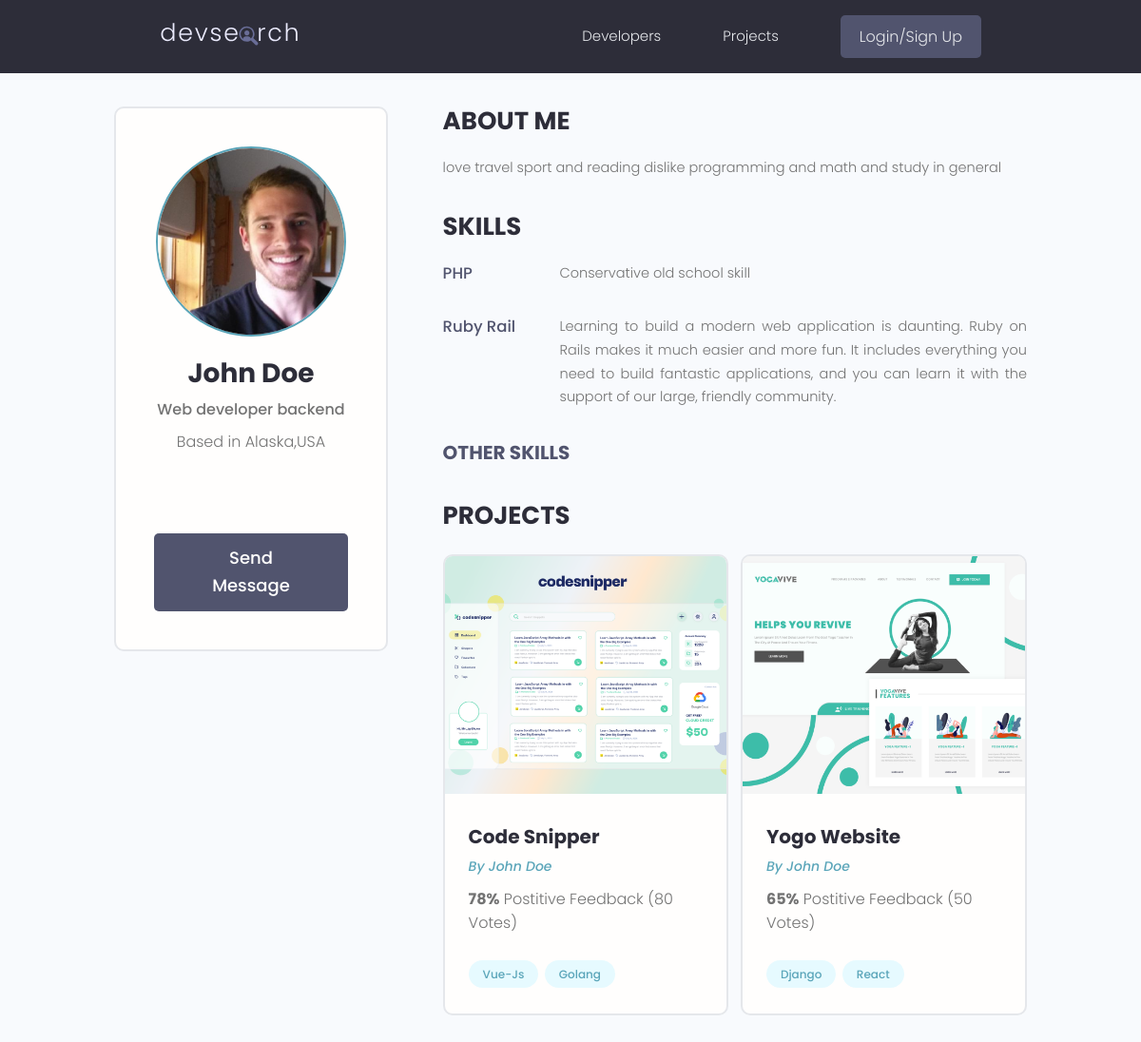
/profile/39d98c04-aed3-4bad-810e-ebad927642f7, run on an earlier commit of the app's database.
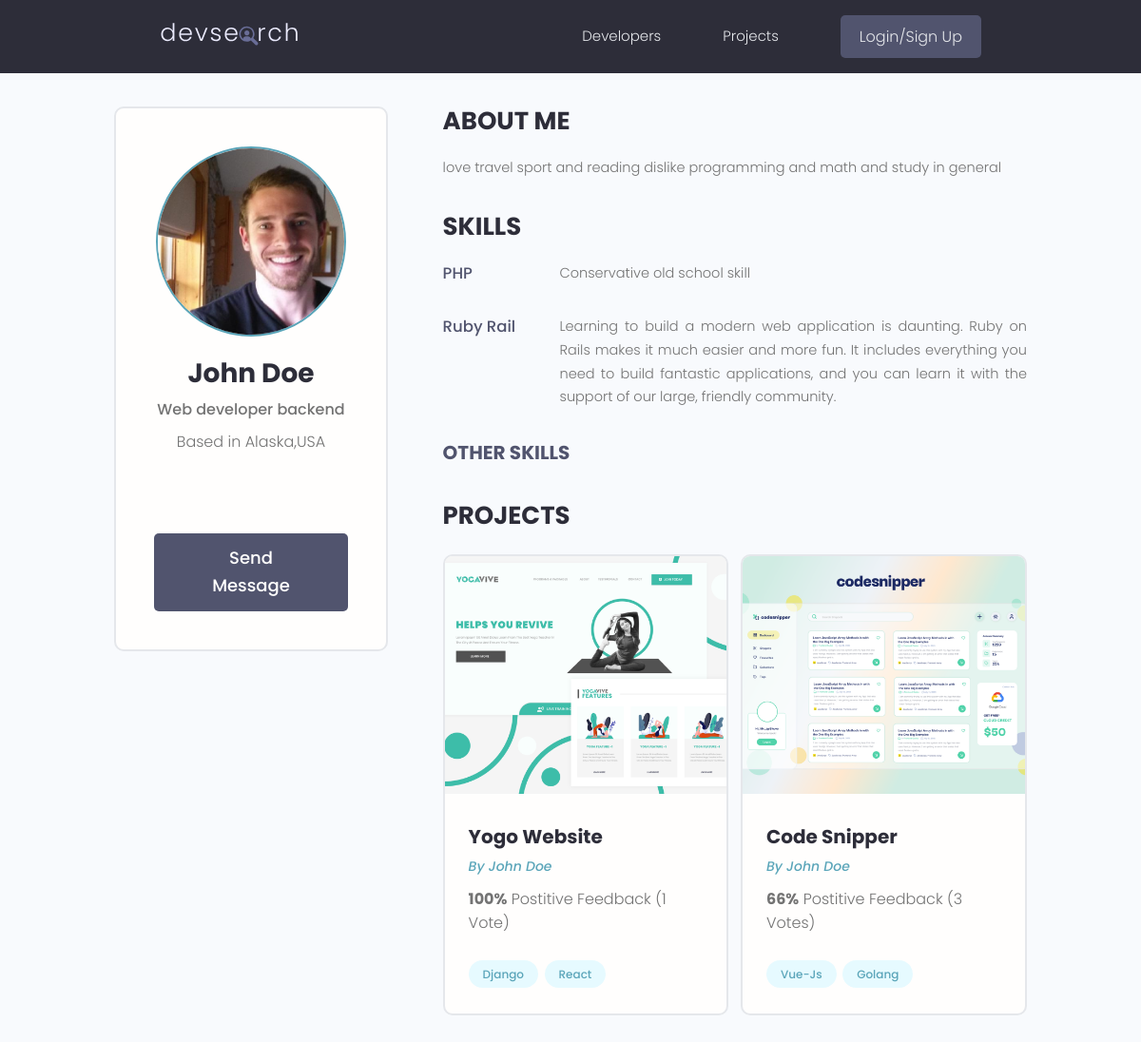
And on a later commit of the database.
### users/models.py (models this page shows, shortened)
class Skill(models.Model):
    owner=models.ForeignKey(
        Profile,on_delete=models.CASCADE,null=True,blank=True)
    name=models.CharField(max_length=200,null=True,blank=True)
    description=models.TextField(null=True,blank=True)
    created=models.DateTimeField(auto_now_add=True)
    id=models.UUIDField(
        default=uuid.uuid4,primary_key=True,unique=True,editable=False)

class Profile(models.Model):
    user=models.OneToOneField(User,on_delete=models.CASCADE,null=True,blank=True)
    name=models.CharField(max_length=200,null=True,blank=True)
    email=models.EmailField(max_length=200,null=True,blank=True)
    username=models.CharField(max_length=200,blank=True,null=True)
    location=models.CharField(max_length=200,blank=True,null=True)
    short_intro=models.CharField(max_length=200,null=True,blank=True)
    bio=models.TextField(blank=True,null=True)
    profile_image=models.ImageField(blank=True,null=True,upload_to='profiles/',default='profiles/user-default.png')
    social_github=models.CharField(max_length=200,null=True,blank=True)
    social_twitter=models.CharField(max_length=200,null=True,blank=True)
    social_linkedin=models.CharField(max_length=200,null=True,blank=True)
    social_youtube=models.CharField(max_length=200,null=True,blank=True)
    social_website=models.CharField(max_length=200,null=True,blank=True)
    created=models.DateTimeField(auto_now_add=True)
    id=models.UUIDField(editable=False,primary_key=True,default=uuid.uuid4,unique=True)

### projects/models.py (models this page shows, shortened)
class Project(models.Model):
    owner=models.ForeignKey(Profile,null=True,blank=True,on_delete=SET_NULL)
    title=models.CharField(max_length=200)
    description=models.TextField(null=True,blank=True)
    demo_link=models.CharField(max_length=2000,null=True,blank=True)
    source_link=models.CharField(max_length=2000,null=True,blank=True)
    featured_image=models.ImageField(null=True,blank=True,default='default.jpg')
    tags=models.ManyToManyField('Tag',blank=True)
    votes_total=models.IntegerField(default=0,null=True,blank=True)
    votes_ratio=models.IntegerField(default=0,null=True,blank=True)
    created=models.DateTimeField(auto_now_add=True)
    id=models.UUIDField(default=uuid.uuid4,primary_key=True,unique=True,editable=False)
    class Meta:
        ordering=['-votes_ratio','-votes_total','title']

class Tag(models.Model):
    name=models.CharField(max_length=100)
    created=models.DateTimeField(auto_now_add=True)
    id=models.UUIDField(default=uuid.uuid4,primary_key=True,unique=True,editable=False)

### users/views.py (the view)
# urls.py: path('profile/<str:pk>',views.userProfile,name='user-profile'),
def userProfile(request,pk):
    profile=Profile.objects.get(id=pk)
    topSkills=profile.skill_set.exclude(description__exact="")
    otherSkills=profile.skill_set.filter(description="")
    context={'profile':profile,'topSkills':topSkills,'otherSkills':otherSkills}
    return render(request,'users/user-profile.html',context)

### users/templates/users/user-profile.html (shortened to what this page needs)
{% extends 'main.html' %}
 {% block content %}
 <main class="profile my-md">
    <div class="container">
      <div class="layout">
        <div class="column column--1of3">
          <div class="card text-center">
            <div class="card__body dev">
              <img class="avatar avatar--xl" src="{{profile.profile_image.url}}" />
              <h2 class="dev__name">{{profile.name}}</h2>
              <p class="dev__title">{{profile.short_intro}}</p>
              <p class="dev__location">Based in {{profile.location}}</p>
              <ul class="dev__social">
              </ul>
              {% if request.user.profile != profile%}
                <a href="{% url 'create-message' profile.id %}" class="btn btn--sub btn--lg">Send Message </a>
              {% endif %}
            </div>
          </div>
        </div>
        <div class="column column--2of3">
          <div class="devInfo">
            <h3 class="devInfo__title">About Me</h3>
            <p class="devInfo__about">
                {{profile.bio}}
            </p>
          </div>
          <div class="devInfo">
            <h3 class="devInfo__title">Skills</h3>
            <div class="devInfo__skills">
                {% for skill in topSkills%}
              <div class="devSkill">
                <h4 class="devSkill__title">{{skill.name}}</h4>
                <p class="devSkill__info">
                    {{skill.description}}
                </p>
              </div>
              {% endfor %}
              <h3 class="devInfo__subtitle">Other Skills</h3>
            </div>
          </div>
          <div class="devInfo">
            <h3 class="devInfo__title">Projects</h3>
            <div class="grid grid--two">
                {% for project in profile.project_set.all %}
              <div class="column">
                <div class="card project">
                  <a href="{% url 'project' project.id%}" class="project">
                    <img class="project__thumbnail" src="{{project.featured_image.url}}" alt="project thumbnail" />
                    <div class="card__body">
                      <h3 class="project__title">{{project.title}}</h3>
                      <p><a class="project__author" href="#">By {{profile.name}}</a></p>
                      <p class="project--rating">
                        <span style="font-weight: bold;">{{project.votes_ratio}}%</span> Postitive
                        Feedback ({{project.votes_total}} Vote{{project.votes_total|pluralize:"s"}})
                      </p>
                      <div class="project__tags">
                          {% for tag in project.tags.all %}
                        <span class="tag tag--pill tag--main">
                          <small>{{tag.name}}</small>
                        </span>
                            {% endfor %}
                      </div>
                    </div>
                  </a>
                </div>
              </div>
              {% endfor %}
            </div>
          </div>
        </div>
      </div>
    </div>
  </main>
 {% endblock content %}

What changed in the data, as far as the page shows it:
changed Project "Yogo Website": votes_ratio "65" → "100"; votes_total "50" → "1"; moves up the list
changed Project "Code Snipper": votes_ratio "78" → "66"; votes_total "80" → "3"
